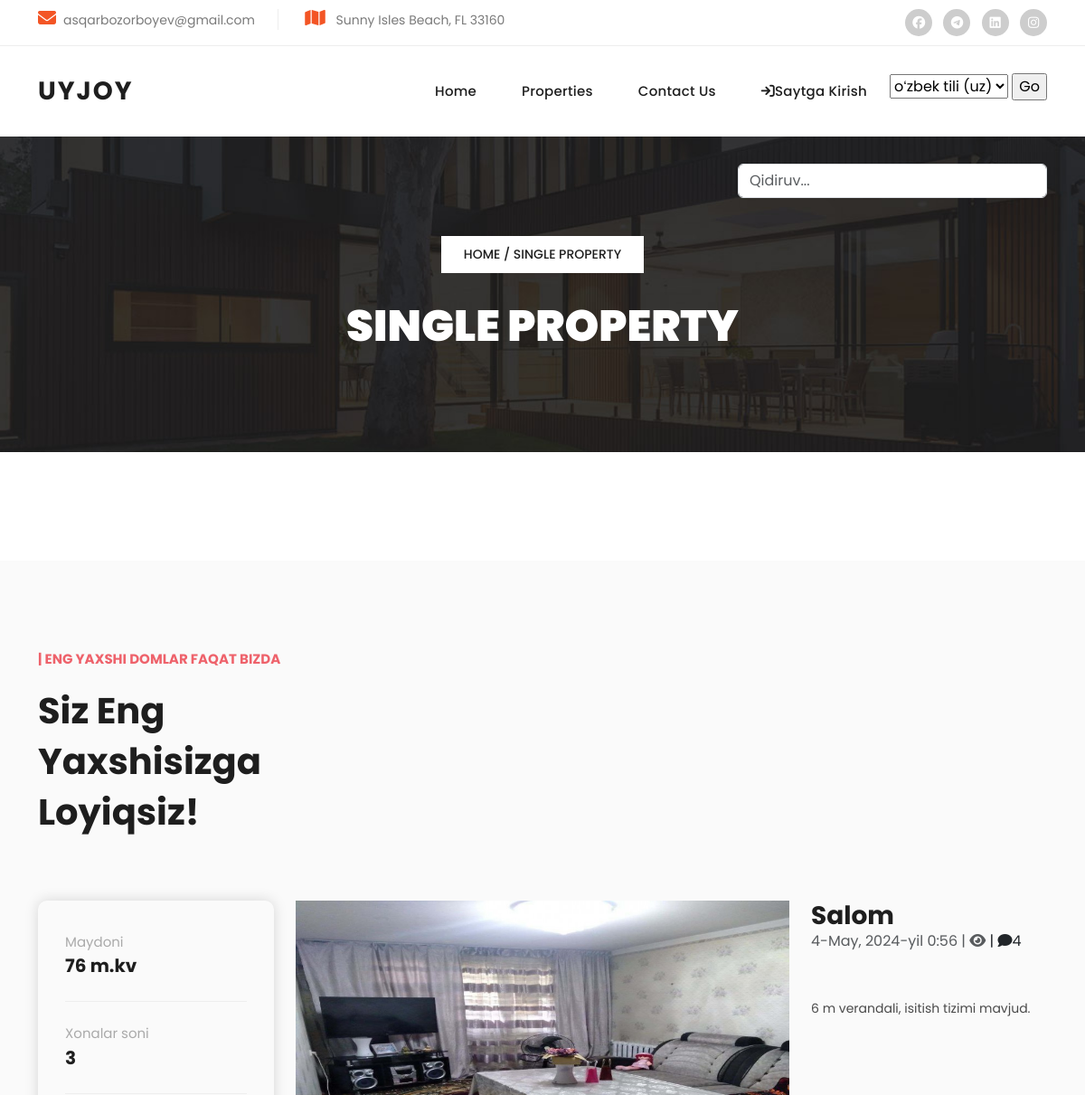
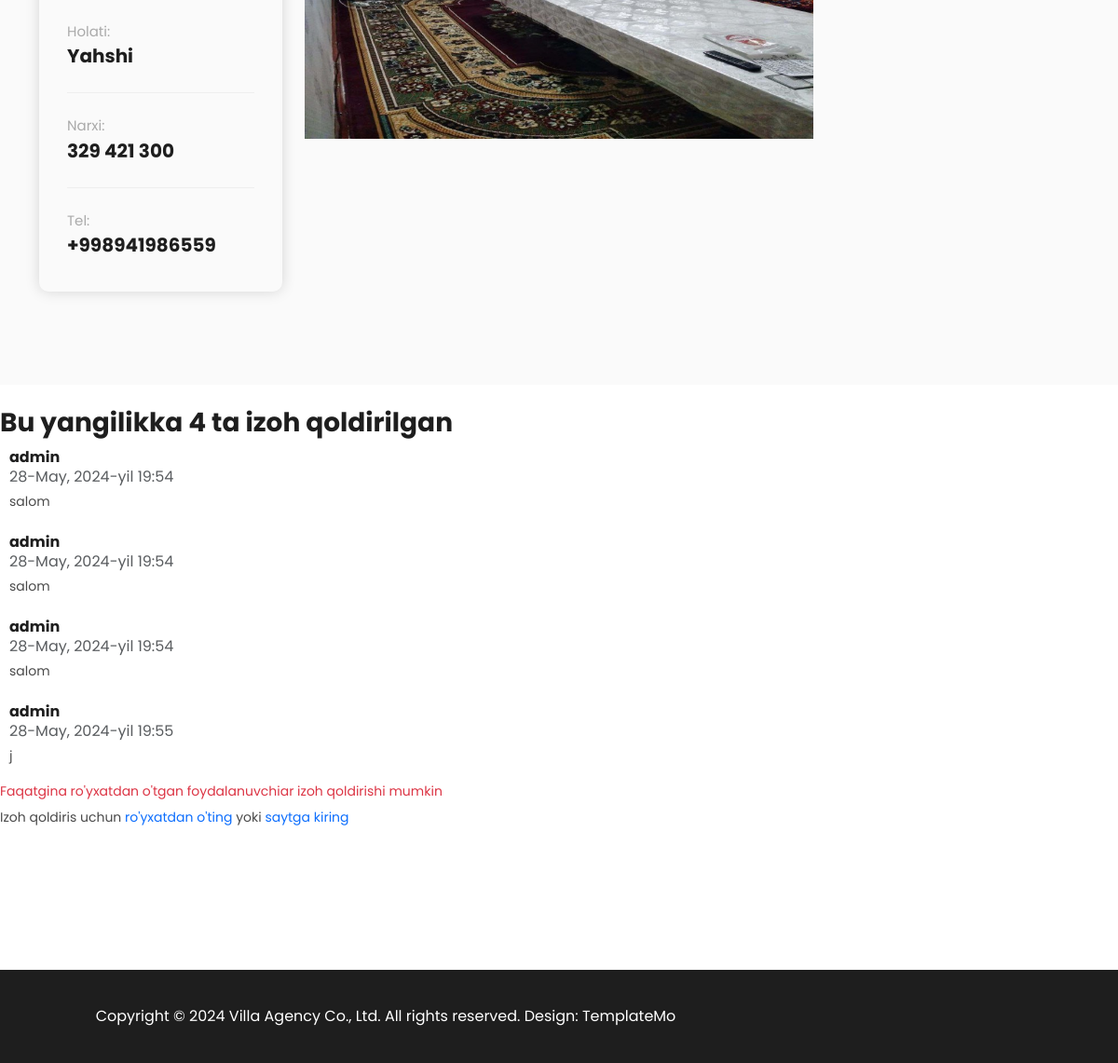
/uz/9/, run on the app's committed database (2 pictures, top to bottom).
### homes_app/models.py (models this page shows, shortened)
class Homes(models.Model):
    class Status(models.TextChoices):
        Draft = 'DF', 'Draft'
        Published = 'PB', 'Published'
    class Tariff(models.TextChoices):
        maxsus = 'maxsus'
        orta = "o'rta"
        oddiy = 'oddiy'
    title = models.CharField(max_length=200)
    maydoni = models.CharField(max_length=200)
    xona_soni = models.IntegerField()
    tamiri = models.CharField(max_length=200)
    image = models.ImageField(upload_to='homes/images')
    tafsilotlari = models.CharField(max_length=300)
    category = models.ForeignKey(Category, on_delete=models.CASCADE)
    publish_time = models.DateTimeField(default=timezone.now)
    created_time = models.DateTimeField(auto_now_add=True)
    status = models.CharField(max_length=2, choices=Status.choices, default=Status.Draft)
    narxi = models.CharField(max_length=50, blank=True)
    manzil = models.CharField(max_length=150, blank=True)
    tarifi = models.CharField(choices=Tariff.choices, default=Tariff.oddiy, null=True, blank=True, max_length=6)
    tel = models.CharField(max_length=9, blank=True)
    class Meta:
        ordering = ['-publish_time']

class Category(models.Model):
    name = models.CharField(max_length=100)
    def __str__(self):
        return self.name

class Comment(models.Model):
    homes = models.ForeignKey(Homes, on_delete=models.CASCADE,
                              related_name='comments')
    user = models.ForeignKey(User, on_delete=models.CASCADE,
                             related_name='comments')
    body = models.TextField()
    created_time = models.DateTimeField(auto_now_add=True)
    active = models.BooleanField(default=True)
    class Meta:
        ordering = ['created_time']

### homes_app/views.py (the view)
# urls.py: path('<int:id>/', homes_detail, name='homes_detail'),
def homes_detail(request, id):
    homes = get_object_or_404(Homes, id=id, status=Homes.Status.Published)
    context = {}
    hit_count = get_hitcount_model().objects.get_for_object(homes)
    hits = hit_count.hits
    hitcontext = context['hitcount'] = {'pk': hit_count.pk}
    hit_count_response = HitCountMixin.hit_count(request, hit_count)
    if hit_count_response.hit_counted:
        hits = hits + 1
        hitcontext['hit_counted'] = hit_count_response.hit_counted
        hitcontext['hit_message'] = hit_count_response.hit_message
        hitcontext['total_hits'] = hits
    comments = homes.comments.filter(active=True)
    comment_count = comments.count()
    new_comment = None
    if request.method == "POST":
        comment_form = CommentForm(data=request.POST)
        if comment_form.is_valid():
            new_comment = comment_form.save(commit=False)
            new_comment.homes = homes
            new_comment.user = request.user
            new_comment.save()
            comment_form = CommentForm()
    else:
        comment_form = CommentForm()
    context = {
        'homes': homes,
        'comments': comments,
        'comment_count': comment_count,
        'new_comment': new_comment,
        'comment_form': comment_form
    }
    return render(request, 'homes_detail.html', context)

### homes_app/forms.py
class CommentForm(forms.ModelForm):
    class Meta:
        model = Comment
        fields = ['body']

### templates/homes_detail.html (shortened to what this page needs)
{% extends 'base.html' %}
{% load static %}
{% load hitcount_tags %}
{% block content %}
  <div class="page-heading header-text">
    <div class="container">
      <div class="row">
        <div class="col-lg-12">
          <span class="breadcrumb"><a href="#">Home</a>  /  Single Property</span>
          <h3>Single Property</h3>
        </div>
      </div>
    </div>
  </div>
    <div class="section best-deal">
    <div class="container">
      <div class="row">
          <div class="col-lg-4">
              <div class="section-heading">
                  <h6>| Eng yaxshi {{ homes.category }}lar faqat bizda</h6>
                  <h2>Siz eng yaxshisizga loyiqsiz!</h2>
              </div>
          </div>
        <div class="col-lg-12">
          <div class="tabs-content">
                  <div class="row">
                    <div class="col-lg-3">
                      <div class="info-table">
                        <ul>
                          <li>Maydoni<span>{{ homes.maydoni }}</span></li>
                          <li>Xonalar soni <span>{{ homes.xona_soni }}</span></li>
                          <li>Holati:<span>{{ homes.tamiri }}</span></li>
                          <li>Narxi:<span>{{ homes.narxi }}</span></li>
                            <li>Tel:<span>+998{{ homes.tel }}</span></li>
                        </ul>
                      </div>
                    </div>
                    <div class="col-lg-6">
                      <img src="{{ homes.image.url }}" alt="">
                    </div>
                    <div class="col-lg-3">
                        <h3>{{ homes.title }}<br></h3><span class="text-muted">{{ homes.publish_time }} |
                        <i class="fa fa-eye" aria-hidden="true"></i> {% get_hit_count for homes %}</span> |
                        <i class="fa fa-comment"></i>{{ comment_count }}
                        <p class="mt-5">
                            {{ homes.tafsilotlari }}<br>
                        </p>
                    </div>
                  </div>
                </div>
              </div>
            </div>
          </div>
        </div>
<br>
    {% if comment_count != 0 %}
<h3>Bu yangilikka {{ comment_count }} ta izoh qoldirilgan</h3>
    {% endif %}
    {% for comment in comments %}
        <div class="comment " style="padding: 10px">
        <h6 class="font-weight-bold comment">
            {{ comment.user }}
        </h6><span class="text-muted font-weight-normal text- ">
                {{ comment.created_time }}
            </span>
        <p class="fw-light">{{ comment.body | linebreaks }}</p>
        </div>
    {% endfor %}
{% if user.is_authenticated %}
    <div class="col-md-8 card mb-4 mt-3">
        <div class="card-body">
            <h3>Izoh qoldirish</h3>
            <form method="post" style="margin-top: 1.3em">{% csrf_token %}
            {{ comment_form.as_p }}
            <button type="submit" class="btn btn-primary">Yuborish</button>
            </form>
        </div>
    </div>
{% else %}
    <div class="card-body">
    <p class="text-danger">Faqatgina ro'yxatdan o'tgan foydalanuvchiar izoh qoldirishi mumkin</p>
    <p>Izoh qoldiris uchun <a href="{% url 'user_register' %}">ro'yxatdan o'ting</a> yoki <a href="{% url 'login' %}">saytga kiring</a></p>
    </div>
{% endif %}
  {% endblock %}

### static/css/templatemo-villa-agency.css (style rules this page uses)
html, body, div, span, applet, object, iframe, h1, h2, h3, h4, h5, h6, p, blockquote, div pre, a, abbr, acronym, address, big, cite, code, del, dfn, em, font, img, ins, kbd, q, s, samp, small, strike, strong, sub, sup, tt, var, b, u, i, center, dl, dt, dd, ol, ul, li, figure, header, nav, section, article, aside, footer, figcaption { margin: 0; padding: 0; border: 0; outline: 0; }
ul, li { padding: 0; margin: 0; list-style: none; }
* { box-sizing: border-box; }
html, body { font-family: 'Poppins', sans-serif; -ms-text-size-adjust: 100%; -webkit-font-smoothing: antialiased; -moz-osx-font-smoothing: grayscale; }
a { text-decoration: none !important; }
h1, h2, h3, h4, h5, h6 { color: #1e1e1e; margin-top: 0px; margin-bottom: 0px; font-weight: 700; }
ul { margin-bottom: 0px; }
p { font-size: 14px; line-height: 28px; color: #4a4a4a; }
img { width: 100%; overflow: hidden; }
html, body { font-family: 'Poppins', sans-serif; }
.section { margin-top: 120px; }
.section-heading { margin-bottom: 70px; }
.section-heading h2 { font-size: 40px; font-weight: 700; text-transform: capitalize; margin-top: 20px; line-height: 56px; }
.section-heading h6 { color: #ee626b; font-size: 15px; text-transform: uppercase; font-weight: 700; }
.best-deal { background-color: #fafafa; padding: 100px 0px; }
.best-deal .info-table { border-radius: 10px; box-shadow: 0px 0px 15px rgba(0, 0, 0, 0.15); padding: 35px 30px; }
.best-deal .info-table ul li { display: block; margin-bottom: 24px; padding-bottom: 24px; border-bottom: 1px solid #eee; text-align: left; font-size: 15px; color: #aaa; font-weight: 400; }
.best-deal .info-table ul li:last-child { border-bottom: none; padding-bottom: 0; margin-bottom: 0; }
.best-deal .info-table ul li span { font-size: 20px; color: #1e1e1e; font-weight: 700; float: right; display: inline-block; }
.best-deal .tabs-content { padding: 0px; background-color: transparent; }
.page-heading { background-image: url(../images/page-heading-bg.jpg); background-position: center bottom; background-repeat: no-repeat; background-size: cover; padding: 110px 0px; text-align: center; }
.page-heading span { background-color: #fff; color: #1e1e1e; font-size: 14px; font-weight: 500; text-transform: uppercase; padding: 10px 25px; display: inline-block; margin-bottom: 30px; }
.page-heading span a { color: #1e1e1e; }
.page-heading h3 { font-size: 48px; font-weight: 900; text-transform: uppercase; color: #fff; }
body { overflow-x: hidden; }
@media (max-width: 1200px) { .best-deal .info-table ul li span { float: none; width: 100%; } }

### data on the page
Homes: category "DOM", maydoni "76 m.kv", xona_soni "3", tamiri "Yahshi", narxi "329 421 300", tel "941986559", image (picture), title "Salom", publish_time "4-May, 2024-yil 0:56", tafsilotlari "6 m verandali, isitish tizimi mavjud."
Comment: user "admin", created_time "28-May, 2024-yil 19:54", body "salom"
Comment: user "admin", created_time "28-May, 2024-yil 19:54", body "salom"
Comment: user "admin", created_time "28-May, 2024-yil 19:54", body "salom"
Comment: user "admin", created_time "28-May, 2024-yil 19:55", body "j"

### other printed values
{{ comment_count }} "4"
form field language "oʻzbek tili (uz)"
